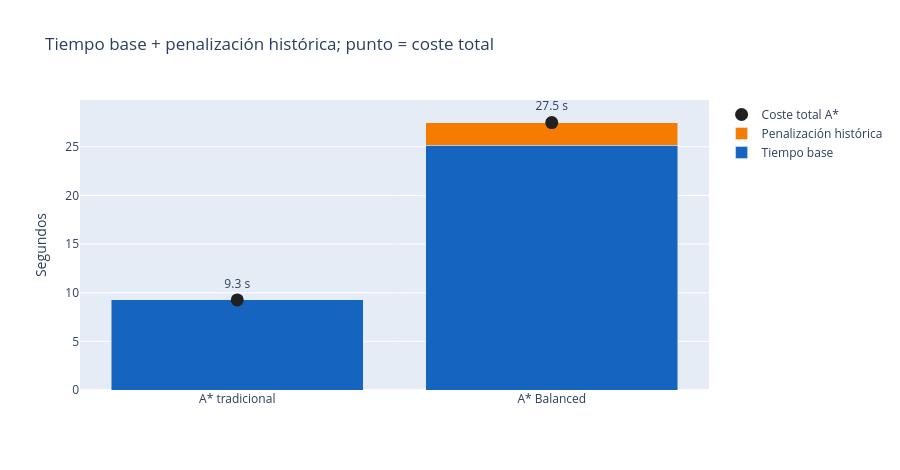

Notebook code for this chart:
### Markdown cell above
## Visualización 3. Descomposición de costes

### Code cell
if DEMO_CASE is None:
    display(HTML("Gráfico omitido: no hay un caso demostrativo válido."))
else:
    c = DEMO_CASE; fm = c["fast_metrics"]; bm = c["balanced_metrics"]
    routes = ["A* tradicional", "A* Balanced"]
    base = [fm["base_time_s"], bm["base_time_s"]]
    penalty = [fm["historical_penalty_s"], bm["historical_penalty_s"]]
    total = [c["fast"]["total_cost_s"], c["balanced"]["total_cost_s"]]
    figure = go.Figure([
        go.Bar(name="Tiempo base", x=routes, y=base, marker_color="#1565C0"),
        go.Bar(name="Penalización histórica", x=routes, y=penalty, marker_color="#F57C00"),
        go.Scatter(name="Coste total A*", x=routes, y=total, mode="markers+text",
                   marker={"size": 13, "color": "#212121"}, text=[f"{v:.1f} s" for v in total],
                   textposition="top center"),
    ])
    figure.update_layout(barmode="stack", title="Tiempo base + penalización histórica; punto = coste total",
                         yaxis_title="Segundos", height=470)
    display(figure)

### Figure 1 — Plotly figure (JSON) as saved in the notebook; plotly's stock layout.template omitted (floating-point values rounded to 4 significant figures)
{"data": [{"marker": {"color": "#1565C0"}, "name": "Tiempo base", "type": "bar", "x": ["A* tradicional", "A* Balanced"], "y": [9.261, 25.16]}, {"marker": {"color": "#F57C00"}, "name": "Penalización histórica", "type": "bar", "x": ["A* tradicional", "A* Balanced"], "y": [0.0, 2.326]}, {"marker": {"color": "#212121", "size": 13}, "mode": "markers+text", "name": "Coste total A*", "text": ["9.3 s", "27.5 s"], "textposition": "top center", "type": "scatter", "x": ["A* tradicional", "A* Balanced"], "y": [9.261, 27.48]}], "layout": {"barmode": "stack", "height": 470, "title": {"text": "Tiempo base + penalización histórica; punto = coste total"}, "yaxis": {"title": {"text": "Segundos"}}}}
